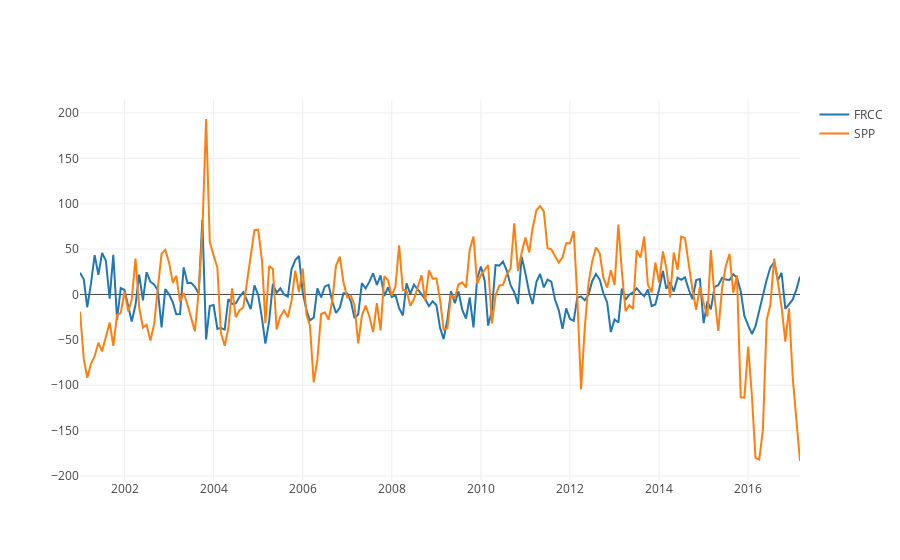

Source (notebook cell):
### Markdown cell above
### With detrending the correlation is 0.03

### Code cell
order = ['FRCC', 'SPP']
trace = []

for region in order:
    df = gen_index.loc[gen_index['region'] == region]
    trace.append(go.Scatter(x=df['datetime'],
                            y=detrend(df['index (g/kWh)']),
                            name=region,
                            mode='lines'))

iplot(trace)

### Figure 1 — Plotly figure (JSON) as saved in the notebook; plotly's stock layout.template omitted (floating-point values rounded to 4 significant figures; data arrays with more than 128 entries replaced by an {"elided": "..."} marker saying what was removed)
{"data": [{"mode": "lines", "name": "FRCC", "type": "scatter", "x": {"elided": "195 str values"}, "y": {"elided": "195 float values"}}, {"mode": "lines", "name": "SPP", "type": "scatter", "x": {"elided": "195 str values"}, "y": {"elided": "195 float values"}}], "layout": {}}
